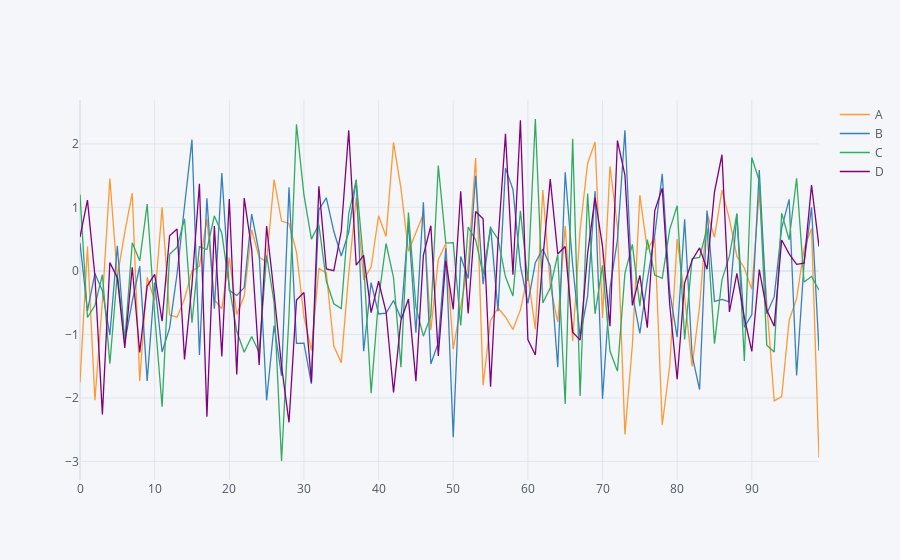

Here is the notebook cell this chart was saved with:
### Code cell
df.iplot() #iplot using cufflinks and plotly
#now have different features like zoom in zoom out chech values on every point
#save as png, move and many more features
# i can view specific coloumn by click on column name
